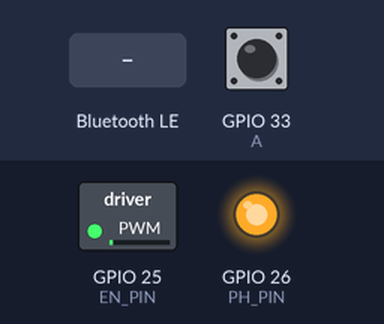
A sketch run on a simulated ESP32. Shown: switched loads named in the sketch (green lamp = pin HIGH), output pins drawn as LEDs (lit = HIGH). Inputs (shaded band) come from the test bench; at power-on: GPIO 33 (A) HIGH. Nothing arrives over Bluetooth unless stated; a phone connects over Bluetooth LE 3 s after start; pins used as bus, display or sensor lines are not drawn; what the sketch prints to the serial monitor is not drawn.

Above: at 1.2 s.
1.3 s: Bluetooth LE write "0" received
At 2.0 s:
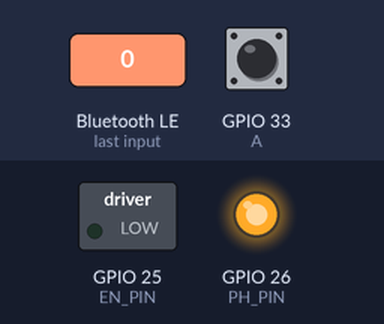
4.3 s: Bluetooth LE write "90" received
At 5.5 s:
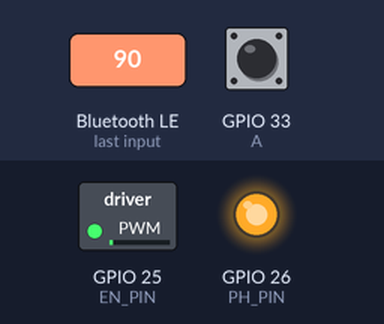
5.8 s: Bluetooth LE write "5" received
Timing chart, 0 to 48.5 s (numbered marks = the images above; inputs shaded):
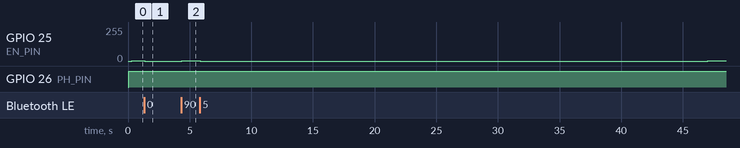

The sketch:

SPVVVECTR-MCU-V3.ino
```cpp
/**
  * This is the code for Tensegrity microcontroller.
  * Upload this code to the microcontroller
  * before running the Python BLE communication code.
*/

/*    Components list     */
/*    Motor driver: https://www.pololu.com/product/2990   */
/*    Motor + Encoder: https://www.amazon.com/Waveshare-All-Metal-Precision-Reduction-Connector/dp/B0CW1TCCTL */
/*    MPU 6050: https://www.dfrobot.com/product-880.html  */
/*    Note: I used Electronic Cats library for the MPU6050*/

/*    Libraries list     */
/*    BLE: From ESP-32 Board Manager Built-in Libs  */
/*    MPU6050: https://github.com/electroniccats/mpu6050    */
/*    Queue: https://github.com/EinarArnason/ArduinoQueue   */

#include <BLEDevice.h>
#include <BLEUtils.h>
#include <BLEServer.h>
#include <BLE2902.h>
#include <I2Cdev.h>
#include <MPU6050.h>

/*========================================================*/
/*                Variables declaration                   */

/*
String name = "Tensegrity-BT1";
#define SERVICE_UUID        "afcdeba4-f8a9-4ca1-baa5-021afe634998"
#define CHARACTERISTIC_UUID "83147421-2684-43ec-af39-58533d866c8e"

String name = "Tensegrity-BT2";
#define SERVICE_UUID        "8aaba9c2-7f68-49d6-97cb-b9783ea29fd6"
#define CHARACTERISTIC_UUID "2a612f78-13b2-4b3a-bab8-50b00d2f003f"

String name = "Tensegrity-BT3";
#define SERVICE_UUID        "e132a2ee-a68a-4b4b-98fa-29ef8bbc0be2"
#define CHARACTERISTIC_UUID "ccba8d13-8743-45f7-9fd9-69a20a9acddc"
*/


/*      BLE variables: Change name and UUID here      */
String name = "Tensegrity-BT2";
// Change it for each of the active PCB
#define SERVICE_UUID        "8aaba9c2-7f68-49d6-97cb-b9783ea29fd6"
#define CHARACTERISTIC_UUID "2a612f78-13b2-4b3a-bab8-50b00d2f003f"
BLECharacteristic *pGlobalCharacteristic;
bool sprint = true;


/*            Declare the GPIO pins here              */
const int EN_PIN    = 25;                  //Note: Old board uses 26
const int PH_PIN    = 26;                  //Note: Old board uses 25
const int SLEEP     = 27;                  //Note: Not on old board
const int A         = 33;
const int B         = 34;
const int MPU_SDA   = 21;
const int MPU_SCL   = 22;
const int INT       = 9;


/*                Declare MPU6050 here                */
MPU6050 mpu;
#define OUTPUT_READABLE_ACCELGYRO
//#define OUTPUT_BINARY_ACCELGYRO
int16_t ax, ay, az;
int16_t gx, gy, gz;
int     calibrate_size = 200;
bool    blinkState;


/*         Declare Encoder specifications here        */
const float reduction_ratio = 10.0;         //Since the motor is 1:10 reduction
const int   ppr_num = 7;                    //Inside encoder datasheet
const float hall_resolution = reduction_ratio * ppr_num;


/*         Create a new queue for the message        */
QueueHandle_t bleMessageQueue;
const int QUEUE_SIZE = 10;

//Encoder Pulse timer variables
volatile unsigned long last_pulse_time = 0;
volatile long delta_micros = 0;
volatile int  direction = 1;                //1 is CCW

//Stall Detection variables
volatile unsigned long stall_timer = 0;
const unsigned long STALL_THRESHOLD_MS = 1000;  //time before killing power
const float MIN_SAFE_RPM = 20.0;                //minimum RPM to be considered "moving"
const int MAX_SPEED = 66535 * 20/100;           //pwm driver is 16-bit

// Average calculation variables
#define FILTER_SIZE 10
float rpm_buffer[FILTER_SIZE] = {0};
int filter_idx = 0;
float raw_rpm = 0;
float avg_rpm = 0;

// PID and Timing variables
unsigned long prev_loop_time = 0;
unsigned long prev_noti_time = 0;
float target_rpm = 0.0;                         //Set initial RPM here
float speed = 0;                                //Set initial speed here


// Callback class to handle incoming BLE writes
class MyCallbacks: public BLECharacteristicCallbacks {
    void onWrite(BLECharacteristic *pCharacteristic) {
      String value = pCharacteristic->getValue().c_str();
      if (value.length() > 0) {
        target_rpm = value.toFloat();
        target_rpm = constrain(target_rpm, -500, 500);
        Serial.print("New Target RPM via BLE: ");
        Serial.println(target_rpm);
      }
    }
};

//Class to make the BLE discoverable again after disconnecting.
class MyServerCallbacks: public BLEServerCallbacks {
    void onConnect(BLEServer* pServer) {
      Serial.println(">>> Device Connected");
    };

    void onDisconnect(BLEServer* pServer) {
      xTaskCreate(
            [](void* param) {
                vTaskDelay(pdMS_TO_TICKS(500)); // Wait 500ms for radio to clear
                BLEDevice::startAdvertising();   // Restart advertising
                Serial.println(">>> Advertising Restarted via Background Task");
                vTaskDelete(NULL);               // Delete this task (clean up)
            },
            "restart_ble", 2048, NULL, 1, NULL
        );
    }
};


/*========================================================*/
/*            Function  and Task Prototype                */
void IRAM_ATTR countPulse();
void pin_setup();
void mpu_setup();
void ble_setup();


/*========================================================*/
/*                  Main setup function                   */
void setup() {

  Serial.begin (115200);
  pin_setup();
  ble_setup();

  target_rpm = 120;
  xTaskCreate (encoderTask, "Encoder Task", 2048, NULL, 1, NULL);
  xTaskCreate (motorTask, "Motor Task", 2048, NULL, 2, NULL);
}


/*========================================================*/
/*                  Main loop function                   */
void loop() {
}


/*========================================================*/
/*                          Tasks                         */
void encoderTask (void *parameter) {
  float running_sum = 0;
  while (1) {
    // 1. Get Encoder data (pulse period)
    noInterrupts();
    long d_micros = delta_micros;
    int d_dir = direction;
    unsigned long last_p = last_pulse_time;
    interrupts();


    // 2. Calculate Raw RPM
    if (micros() - last_p > 100000) { // 0.1s timeout for stop
      raw_rpm = 0;
    }
    else if (d_micros > 0) {
      raw_rpm = (1000000.0 / d_micros / hall_resolution) * 60.0 * d_dir;
    }


    // 3. Averaging out (the RPM)
    running_sum -= rpm_buffer[filter_idx];
    rpm_buffer[filter_idx] = raw_rpm;
    filter_idx = (filter_idx + 1) % FILTER_SIZE;
    running_sum += raw_rpm;
    avg_rpm = running_sum / FILTER_SIZE;

    //4. Delay
    vTaskDelay (pdMS_TO_TICKS(5));
  }
}


void motorTask (void *parameter) {
  // PID  Controller Variables (Adjusted for 16-bit PWM)
  const float kP = 2;
  const float kI = 0.5;
  float error = 0;
  double errorIntegral = 0;

  TickType_t xLastWakeTime = xTaskGetTickCount();
  const TickType_t xPeriod = pdMS_TO_TICKS(75);
  const float dt = 0.075;

  while (1){

    vTaskDelayUntil(&xLastWakeTime, xPeriod);

    float reading = avg_rpm;
    float setpoint = target_rpm;

    //PID Output calculation
    error = abs(setpoint) - abs(reading);
    errorIntegral += error * dt;

    // Anti-windup clamping to prevent memory overflow
    double max_integral_clamp = 65535.0 / (kI > 0 ? kI : 1.0);
    if (errorIntegral > max_integral_clamp)   errorIntegral = max_integral_clamp;
    if (errorIntegral < 0)                    errorIntegral = 0;

    double pTerm = kP * error;
    double iTerm = kI * errorIntegral;
    double speed = pTerm + iTerm;
    speed = constrain(speed, 0, 65535);


    //Stall Detection Logic
    if (abs(target_rpm) > 0 && speed > MAX_SPEED && abs(avg_rpm) < MIN_SAFE_RPM) {
      if (stall_timer == 0)   {stall_timer = millis();}
      else if (millis() - stall_timer > STALL_THRESHOLD_MS) { // STALL TRIGGERED
        target_rpm = 0; speed = 0; errorIntegral=0; stall_timer = 0; // Reset timer
      }
    }
    else { stall_timer = 0; }


    // 6. Speed and Direction change
    if (target_rpm == 0) {
      analogWrite(EN_PIN, 0);
      speed = 0;
    }
    else if (target_rpm > 0) {
      digitalWrite(PH_PIN, HIGH);
      analogWrite(EN_PIN, (int)speed);
    }
    else {
      digitalWrite(PH_PIN, LOW);
      analogWrite(EN_PIN, (int)speed);
    }

    Serial.println(reading);
  }
}


void bleTask (void *parameter) {
  unsigned long now = millis();
  while (1) {
    if (now - prev_noti_time >= 800) {
    prev_noti_time = now;
    // 6. Update BLE Notify and Serial
    String output = "Tar:" + String(target_rpm) + "|Avg:" + String(avg_rpm);
    pGlobalCharacteristic->setValue(output.c_str());
    pGlobalCharacteristic->notify();
    }
  }
}


/*========================================================*/
/*            Interrupt Service Routine                   */
void IRAM_ATTR countPulse() {
  unsigned long now = micros();
  delta_micros = now - last_pulse_time;
  last_pulse_time = now;
  direction = (digitalRead(B) == LOW) ? -1 : 1;
}


/*========================================================*/
/*                  Set up functions                      */
void pin_setup(){
  /*Set up PIN direction and initial level*/
  pinMode(EN_PIN, OUTPUT);
  pinMode(PH_PIN, OUTPUT);
  pinMode(SLEEP, OUTPUT);

  pinMode(INT, INPUT_PULLUP);
  pinMode(A, INPUT_PULLUP);
  pinMode(B, INPUT_PULLUP);

  analogWriteResolution(EN_PIN, 16);
  digitalWrite  (PH_PIN, 0);
  analogWrite   (EN_PIN, 0);
  digitalWrite  (SLEEP, 1);

 /*Add an attach interrupt here to INT pin*/
  attachInterrupt(digitalPinToInterrupt(A), countPulse, RISING);
}


void mpu_setup(){
  /*--Start I2C interface--*/
  #if I2CDEV_IMPLEMENTATION == I2CDEV_ARDUINO_WIRE
    Wire.begin();
  #elif I2CDEV_IMPLEMENTATION == I2CDEV_BUILTIN_FASTWIRE
    Fastwire::setup(400, true);
  #endif

  while (!Serial) {}

  /*Initialize device and check connection*/
  Serial.println("Initializing MPU...");
  mpu.initialize();
  Serial.println("Testing MPU6050 connection...");
  if(mpu.testConnection() ==  false){
    Serial.println("MPU6050 connection failed");
    while(true);
  }
  else{
    Serial.println("MPU6050 connection successful");
  }
}


void ble_setup() {
  //BLE initialization, create a server and a service
  BLEDevice::init(name);
  BLEServer *pServer = BLEDevice::createServer();
  pServer->setCallbacks(new MyServerCallbacks());
  BLEService *pService = pServer->createService(SERVICE_UUID);

  //Set characteristics: read, write, and notify
  pGlobalCharacteristic = pService->createCharacteristic(
                             CHARACTERISTIC_UUID,
                             BLECharacteristic::PROPERTY_WRITE |
                             BLECharacteristic::PROPERTY_WRITE_NR |
                             BLECharacteristic::PROPERTY_READ  |
                             BLECharacteristic::PROPERTY_NOTIFY // Add Notify for updates
                           );


  //Added Descriptors to fix error for Win 10/11
  pGlobalCharacteristic->addDescriptor(new BLE2902());


  //Start service and advertising
  pGlobalCharacteristic->setCallbacks(new MyCallbacks());
  pService->start();

  BLEAdvertising *pAdvertising = pServer->getAdvertising();
  pAdvertising->addServiceUUID(SERVICE_UUID);

  pAdvertising->setScanResponse(false);
  pAdvertising->setMinPreferred(0x00);  // Clear preferred settings
  pAdvertising->setMinPreferred(0x06);  // Then set them again

  pAdvertising->start();
  Serial.println("BLE initialized!");
}
```

Measured:
- after the input at 1.3 s, GPIO 25 (EN_PIN): 1/255 → 0/255 after 0.05 s
- after the input at 4.3 s, GPIO 25 (EN_PIN): 0/255 → 1/255 after 0.05 s
